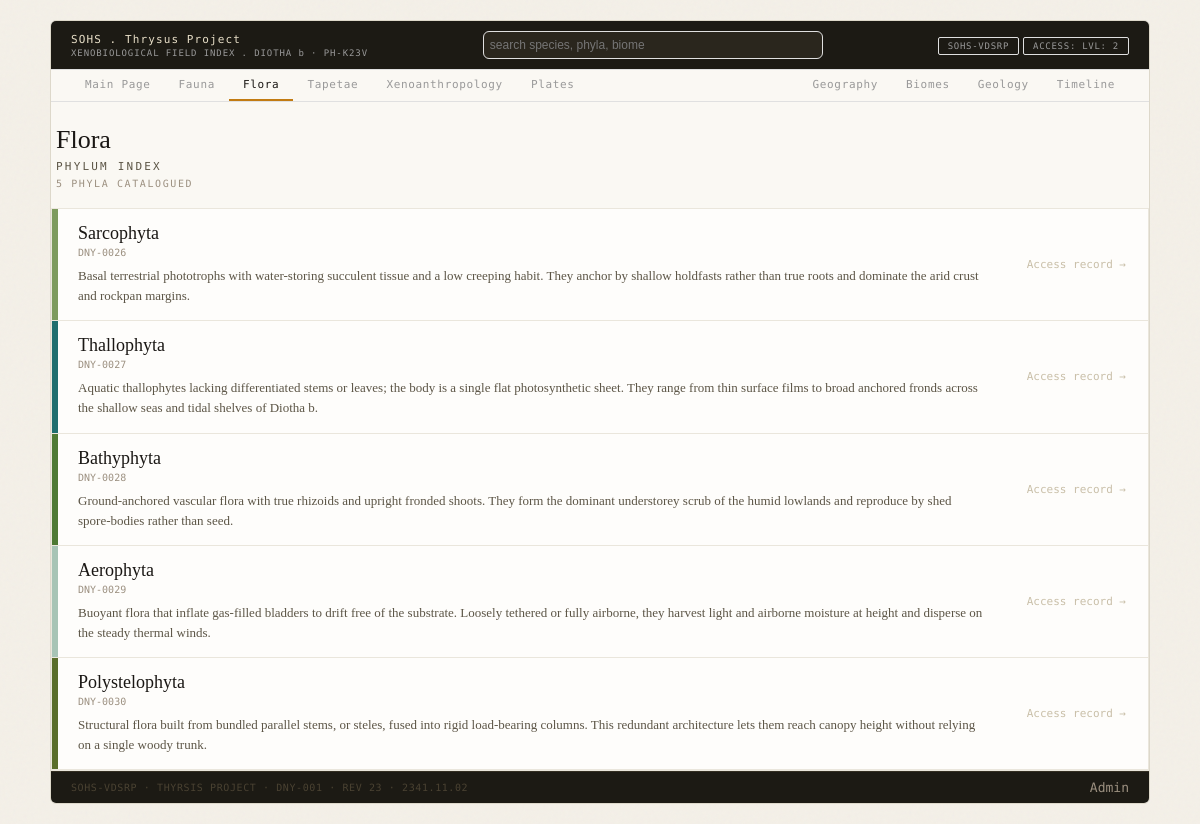
/flora.php, run on the app's committed database.
### tables this page shows
CREATE TABLE `taxa` (
  `id` int(11) NOT NULL AUTO_INCREMENT,
  `parent_taxon_id` int(11) DEFAULT NULL,
  `name` varchar(100) NOT NULL,
  `rank` varchar(55) DEFAULT NULL,
  `description` text DEFAULT NULL,
  `colour_hex` varchar(7) DEFAULT NULL,
  `body_plan` text DEFAULT NULL,
  `appearance` text DEFAULT NULL,
  `behaviour` text DEFAULT NULL,
  `habitat_and_distribution` text DEFAULT NULL,
  `evolutionary_history` text DEFAULT NULL,
  `status` enum('extant','extinct') DEFAULT 'extant',
  `first_described` date DEFAULT NULL,
  `lead` varchar(100) DEFAULT NULL,
  `last_edited` date DEFAULT NULL,
  `category` enum('fauna','flora','tapetae') DEFAULT 'fauna',
  `image` varchar(255) DEFAULT NULL,
  PRIMARY KEY (`id`),
  KEY `parent_taxon_id` (`parent_taxon_id`),
  CONSTRAINT `taxa_ibfk_1` FOREIGN KEY (`parent_taxon_id`) REFERENCES `taxa` (`id`)
);

### flora.php (the view, shortened to what this page needs)
<?php
include 'header.php';
$query = "SELECT * FROM taxa WHERE rank = 'phylum' AND category = 'flora'";
$result = mysqli_query($db_connect, $query);
echo "<div class='fauna-head'>";
echo "<div class='fauna-title'>Flora</div>";
echo "<div class='fauna-sub'>Phylum Index</div>";
echo "<div class='fauna-count'>" . mysqli_num_rows($result) . " phyla catalogued</div>";
echo "</div>";
echo "<div class='phylum-index'>";
while ($row = $result->fetch_assoc()) {
    echo "<a href='entry.php?id=" . $row['id'] . "' class='phylum-row'>";
    echo "<div class='phylum-spine' style='background:" . $row['colour_hex'] . ";'></div>";
    echo "<div class='phylum-body'>";
    echo "<div class='phylum-name'>" . $row['name'] . "</div>";
    echo "<div class='phylum-code'>DNY-" . str_pad($row['id'], 4, "0", STR_PAD_LEFT) . "</div>";
    echo "<div class='phylum-desc'>" . $row['description'] . "</div>";
    echo "</div>";
    echo "<span class='phylum-cue'>Access record &rarr;</span>";
    echo "</a>";
}
echo "</div>";
include 'footer.php';

### style.css (style rules this page uses)
* { box-sizing: border-box; margin: 0; padding: 0; }
:root { --bg: #f4f0e8; --surface: #faf8f3; --border: #ddd8ca; --border-faint: #eae6dc; --topbar-bg: #1c1a14; --text-primary: #1a1714; --text-secondary: #5c5546; --text-muted: #9c9080; --accent-amber: #c27b12; --mono: 'Space Mono', monospace; --serif: 'Libre Baskerville', serif; }
body { background: var(--bg); padding: 20px; }
.fauna-head { padding: 18px 0 14px; }
.fauna-title { font-family: var(--serif); font-size: 26px; color: var(--text-primary); margin: 5px; }
.fauna-sub { font-family: var(--mono); font-size: 11px; text-transform: uppercase; letter-spacing: 0.2em; color: var(--text-secondary); margin: 5px; }
.fauna-count { font-family: var(--mono); font-size: 10px; text-transform: uppercase; letter-spacing: 0.16em; color: var(--text-muted); margin: 5px; }
.phylum-index { border: 1px solid var(--border-faint); }
.phylum-row { display: flex; text-decoration: none; color: inherit; background: #fefdfb; border-bottom: 1px solid var(--border-faint); cursor: pointer; align-items: center; }
.phylum-spine { width: 6px; align-self: stretch; flex-shrink: 0; }
.phylum-body { flex: 1; padding: 14px 20px; }
.phylum-name { font-family: var(--serif); font-size: 18px; color: var(--text-primary); }
.phylum-code { font-family: var(--mono); font-size: 10px; color: var(--text-muted); margin: 3px 0 8px; }
.phylum-desc { font-family: var(--serif); font-size: 13px; color: var(--text-secondary); line-height: 1.55; }
.phylum-cue { font-family: var(--mono); font-size: 11px; color: #c9bfa8; flex-shrink: 0; padding: 0 22px; }

### data on the page
taxa: name "Sarcophyta", id "0026", description "Basal terrestrial phototrophs with water-storing succulent tissue and a low creeping habit. They anchor by shallow holdfasts rather than true roots and dominate the arid crust and rockpan margins."
taxa: name "Thallophyta", id "0027", description "Aquatic thallophytes lacking differentiated stems or leaves; the body is a single flat photosynthetic sheet. They range from thin surface films to broad anchored fronds across the shallow seas and tidal shelves of Diotha b."
taxa: name "Bathyphyta", id "0028", description "Ground-anchored vascular flora with true rhizoids and upright fronded shoots. They form the dominant understorey scrub of the humid lowlands and reproduce by shed spore-bodies rather than seed."
taxa: name "Aerophyta", id "0029", description "Buoyant flora that inflate gas-filled bladders to drift free of the substrate. Loosely tethered or fully airborne, they harvest light and airborne moisture at height and disperse on the steady thermal winds."
taxa: name "Polystelophyta", id "0030", description "Structural flora built from bundled parallel stems, or steles, fused into rigid load-bearing columns. This redundant architecture lets them reach canopy height without relying on a single woody trunk."

### other printed values
mysqli_num_rows($result) "5"
